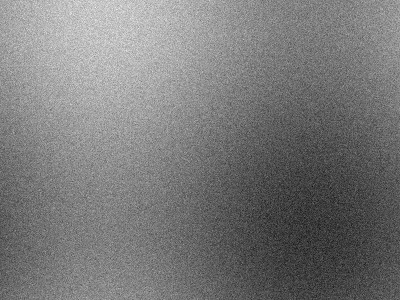
#> input picture data/test_samples/c2pa_broken_tampered.jpg, 400 x 300 px, given in place of media_1794937357622_7e7ff603.jpg, which was not available
$ python diagnose_ai_vs_real.py   (older library calls are emulated)
#> lines starting #> are read from the running program, lines starting #| are printed output that depends on the picture
import numpy as np
import cv2
from PIL import Image

def analyze_forensic_features(img_path):
    img = Image.open(img_path).convert('RGB')
#> img is the input picture: PIL image 400x300 RGB; min 10, max 243, mean 121.2
    arr = np.asarray(img, dtype=np.float32)
    gray = cv2.cvtColor(np.asarray(img), cv2.COLOR_RGB2GRAY).astype(np.float32)
    h, w = gray.shape
#> h = 300; w = 400

    # 1. High-pass residual (Laplacian & SRM)
    lap = cv2.Laplacian(gray, cv2.CV_32F)
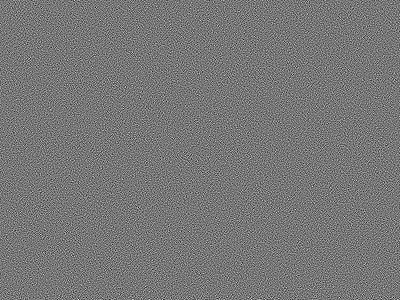
#> lap: shape (300, 400) float32; min -242, max 276, mean 0; drawn with min black and max white
    lap_var = np.var(lap)
#> lap_var = 3221.3

    # Noise floor in smooth regions: find flat patches (low gradient) and measure residual
    grad_x = cv2.Sobel(gray, cv2.CV_32F, 1, 0, ksize=3)
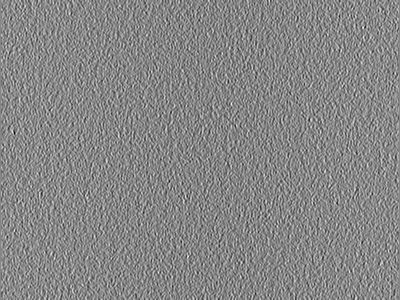
#> grad_x: shape (300, 400) float32; min -219, max 195, mean -0.2; drawn with min black and max white
    grad_y = cv2.Sobel(gray, cv2.CV_32F, 0, 1, ksize=3)
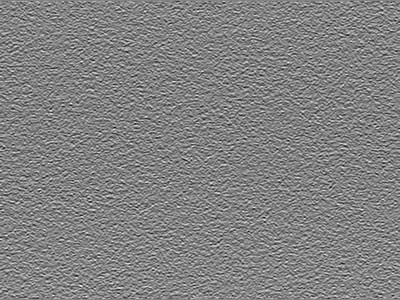
#> grad_y: shape (300, 400) float32; min -186, max 175, mean -1.6; drawn with min black and max white
    grad_mag = np.sqrt(grad_x**2 + grad_y**2)
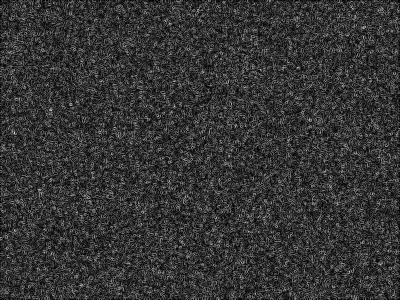
#> grad_mag: shape (300, 400) float32; min 0, max 224.4, mean 53.2
    flat_mask = grad_mag < 3.0
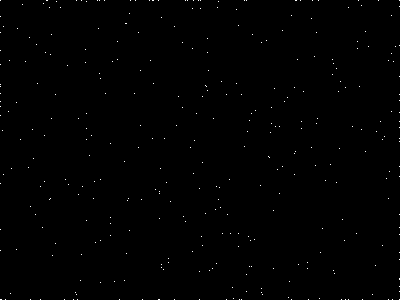
#> flat_mask: shape (300, 400) bool; 0.29% white in thin lines or dots
    if np.sum(flat_mask) > 100:
        flat_noise_var = float(np.var(lap[flat_mask]))
#> flat_noise_var = 3224.8
    else:
        flat_noise_var = 0.0

    # 2. Cross-channel correlation (Bayer filter vs Diffusion)
    # In real cameras, R, G, B are interpolated from Bayer CFAs, creating strong high-frequency correlation.
    # In diffusion models, channels often have independent high-frequency noise or unphysical cross-channel variance.
    r, g, b = arr[:,:,0], arr[:,:,1], arr[:,:,2]
    res_r = cv2.Laplacian(r, cv2.CV_32F)
    res_g = cv2.Laplacian(g, cv2.CV_32F)
    res_b = cv2.Laplacian(b, cv2.CV_32F)
    corr_rg = float(np.corrcoef(res_r.flatten(), res_g.flatten())[0, 1])
#> corr_rg = 1
    corr_gb = float(np.corrcoef(res_g.flatten(), res_b.flatten())[0, 1])
#> corr_gb = 1
    corr_rb = float(np.corrcoef(res_r.flatten(), res_b.flatten())[0, 1])
#> corr_rb = 1
    mean_cross_corr = (corr_rg + corr_gb + corr_rb) / 3.0
#> mean_cross_corr = 1

    # 3. Kurtosis and entropy of high-pass noise
    from scipy.stats import kurtosis, skew
    kurt = float(kurtosis(lap.flatten()))
#> kurt = -0.0125

    # 4. Saturation and color distribution
    hsv = cv2.cvtColor(np.asarray(img), cv2.COLOR_RGB2HSV)
#> hsv: shape (300, 400, 3); mean H, S, V 0, 0, 121.2
    sat = hsv[:,:,1]
#> sat: shape (300, 400); every value is 0
    val = hsv[:,:,2]
    mean_sat = float(np.mean(sat))
#> mean_sat = 0

    # 5. Gradient histogram ratio (diffusion images often have distinct edge softness / halo transitions)
    # Ratio of fine gradients (2-8) to sharp gradients (>20)
    fine_edges = np.sum((grad_mag >= 2) & (grad_mag <= 8))
#> fine_edges = 2157
    sharp_edges = np.sum(grad_mag > 20)
#> sharp_edges = 107089
    edge_ratio = float(fine_edges) / float(max(sharp_edges, 1))
#> edge_ratio = 0.0201

    return {
        "lap_var": lap_var,
        "flat_noise_var": flat_noise_var,
        "cross_corr": mean_cross_corr,
        "kurtosis": kurt,
        "mean_sat": mean_sat,
        "edge_ratio": edge_ratio
    }

samples = [
    ("REAL UN Gaza", r"C:\Users\singh\.gemini\antigravity\brain\665a9fec-00da-48fe-b182-dbe26c3b7721\.user_uploaded\media_1794937357622_7e7ff603.jpg"),
    ("REAL UN Nadia", r"C:\Users\singh\.gemini\antigravity\brain\665a9fec-00da-48fe-b182-dbe26c3b7721\.user_uploaded\media_1794937346098_9eed34f1.jpg"),
    ("REAL UN Aerial", r"C:\Users\singh\.gemini\antigravity\brain\665a9fec-00da-48fe-b182-dbe26c3b7721\.user_uploaded\media_1794937357646_225cc16f.jpg"),
    ("REAL UN Assembly", r"C:\Users\singh\.gemini\antigravity\brain\665a9fec-00da-48fe-b182-dbe26c3b7721\.user_uploaded\media_1794937357654_26db2ec3.jpg"),
    ("REAL Press Sample", "data/test_samples/authentic_press.jpg"),
    ("AI Earthshot (ChatGPT)", r"C:\Users\singh\.gemini\antigravity\brain\665a9fec-00da-48fe-b182-dbe26c3b7721\.user_uploaded\media_1794938867451_a73fa26d.jpg"),
    ("AI Railway (ChatGPT)", r"C:\Users\singh\.gemini\antigravity\brain\665a9fec-00da-48fe-b182-dbe26c3b7721\.user_uploaded\media_1794938867468_6ba81fb5.jpg"),
    ("AI Diffusion Sample", "data/test_samples/ai_synthetic_diffusion.jpg")
]

print(f"{'IMAGE':25s} | {'FLAT NOISE':10s} | {'CROSS CORR':10s} | {'KURTOSIS':10s} | {'EDGE RATIO':10s} | {'LAP VAR':10s}")
print("-" * 85)
for name, p in samples:
    r = analyze_forensic_features(p)
#> r = {'lap_var': 3221.3, 'flat_noise_var': 3224.8, 'cross_corr': 1, 'kurtosis': -0.0125, 'mean_sat': 0, 'edge_ratio': 0.0201}
    print(f"{name:25s} | {r['flat_noise_var']:10.4f} | {r['cross_corr']:10.4f} | {r['kurtosis']:10.2f} | {r['edge_ratio']:10.4f} | {r['lap_var']:10.2f}")
#| REAL UN Gaza              |  3224.7593 |     1.0000 |      -0.01 |     0.0201 |    3221.34
#> pass 2 of the loop `for name, p in samples:`:
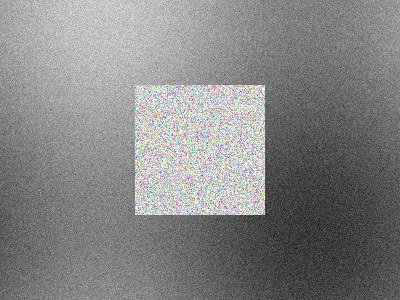
#> input picture data/test_samples/c2pa_discrepancy.jpg, 400 x 300 px, given in place of media_1794937346098_9eed34f1.jpg, which was not available
#> in analyze_forensic_features, img is the input picture: PIL image 400x300 RGB; mean R, G, B 133.3, 133.2, 133.1
#> lap_var = 5419
#> in analyze_forensic_features (call 2), `flat_mask = grad_mag < 3.0`:
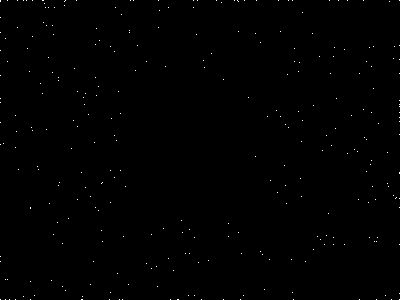
#> flat_mask: shape (300, 400) bool; 0.25% white in thin lines or dots
#> flat_noise_var = 3534.9
#> corr_rg = 0.99
#> corr_gb = 0.989
#> kurt = 2.01
#> hsv: shape (300, 400, 3); mean H, S, V 15.6, 4.7, 135
#> in analyze_forensic_features (call 2), `sat = hsv[:,:,1]`:
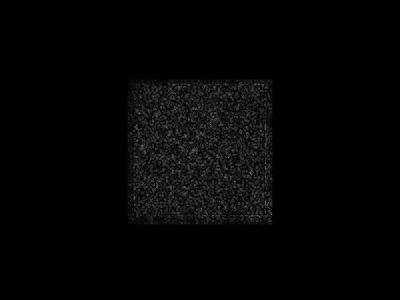
#> sat: shape (300, 400); min 0, max 105, mean 4.7
#> mean_sat = 4.68
#> fine_edges = 1871
#> sharp_edges = 108973
#> edge_ratio = 0.0172
#> `r = analyze_forensic_features(p)`: r = {'lap_var': 5419, 'flat_noise_var': 3534.9, 'cross_corr': 0.989, 'kurtosis': 2.01, 'mean_sat': 4.68, 'edge_ratio': 0.0172}
#| REAL UN Nadia             |  3534.9036 |     0.9894 |       2.01 |     0.0172 |    5419.03
#> (the run stopped early here; a loop or call above may not have finished)
